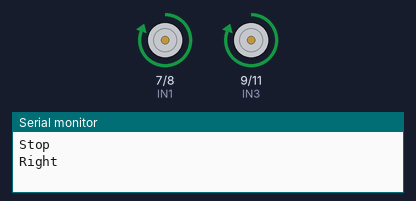
Bench run of a sketch on a simulated Arduino Uno, built with avr-gcc and run on an emulated ATmega328P. On the bench: motor-driver pin pairs drawn as motors (green arrow = first pin HIGH = forward, orange = second pin HIGH = backward, longer = more drive, scaled by the enable pin), the last lines printed to the serial monitor.

Above: at 0.2 s.
At 10.8 s:
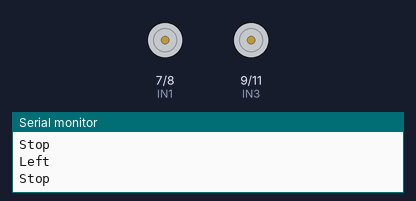
At 21.5 s:
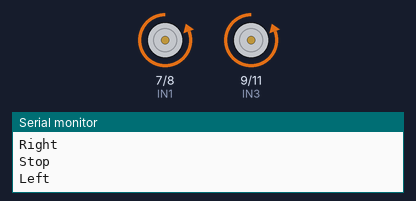
Timing chart, 0 to 27.1 s (numbered marks = the images above):
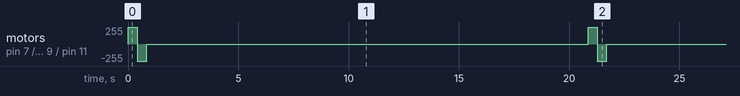

Measured:
- by itself, motor on pin 7 (IN1) / pin 8 (IN2), motor on pin 9 (IN3) / pin 11 (IN4): repeats every 20.9 s: backward 255/255 0.43 s, stopped 20.0 s, forward 255/255 0.43 s

The sketch:

Robot_car_move.ino
```cpp
#define ENA 5
#define ENB 6
#define IN1 7
#define IN2 8
#define IN3 9
#define IN4 11


void stop(){
  digitalWrite(ENA,LOW); //enable L298n A channel
  digitalWrite(ENB,LOW); //enable L298n B channel
  digitalWrite(IN1,LOW); //set IN1 low level
  digitalWrite(IN2,LOW); //set IN2 low level
  digitalWrite(IN3,LOW); //set IN3 low level
  digitalWrite(IN4,LOW); //set IN4 low level
  Serial.println("Stop"); //send message to serial monitor
}


void forward(float cm, int speed){
  analogWrite(ENB,speed);
  analogWrite(ENA,speed);
  digitalWrite(IN1,LOW);
  digitalWrite(IN2,HIGH);
  digitalWrite(IN3,HIGH);
  digitalWrite(IN4,LOW);
  Serial.println("Forward");
  delay(cm*14*255/speed);
  stop();
}

void backward(float cm, int speed){
  analogWrite(ENB,speed);
  analogWrite(ENA,speed);
  digitalWrite(IN1,HIGH);
  digitalWrite(IN2,LOW);
  digitalWrite(IN3,LOW);
  digitalWrite(IN4,HIGH);
  Serial.println("Backward");
  delay(cm*14*255/speed);
  stop();
}

void left(float deg){
  digitalWrite(ENA,HIGH);
  digitalWrite(ENB,HIGH);
  digitalWrite(IN1,LOW);
  digitalWrite(IN2,HIGH);
  digitalWrite(IN3,LOW);
  digitalWrite(IN4,HIGH);
  Serial.println("Left");
  delay(deg*43/9);
}

void right(float deg){
  digitalWrite(ENA,HIGH);
  digitalWrite(ENB,HIGH);
  digitalWrite(IN1,HIGH);
  digitalWrite(IN2,LOW);
  digitalWrite(IN3,HIGH);
  digitalWrite(IN4,LOW);
  Serial.println("Right");
  delay(deg*43/9);
}


void setup() {
  Serial.begin(9600); //open serial and set the baudrate
  pinMode(IN1,OUTPUT); //before using io pin, pin mode must be set first
  pinMode(IN2,OUTPUT); //before using io pin, pin mode must be set first
  pinMode(IN3,OUTPUT); //before using io pin, pin mode must be set first
  pinMode(IN4,OUTPUT); //before using io pin, pin mode must be set first
  pinMode(ENA,OUTPUT); //before using io pin, pin mode must be set first
  pinMode(ENB,OUTPUT); //before using io pin, pin mode must be set first
}

void loop() {
  // put your main code here, to run repeatedly:
  stop();
  right(90);
  stop();
  left(90);
  stop();
  delay(20000);
}
```
